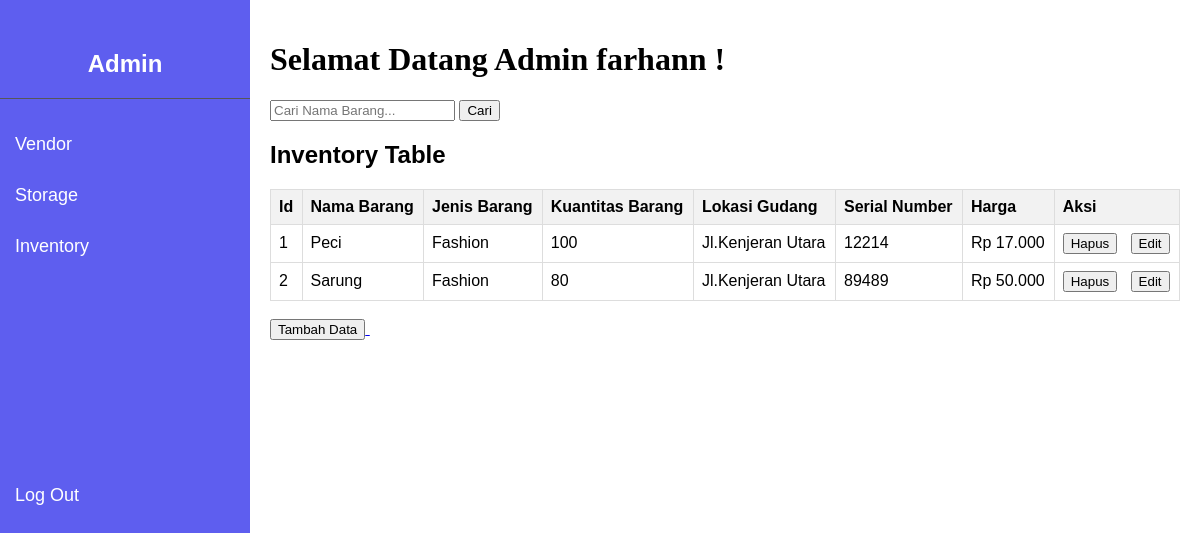
The page /inventory.php (signed in) on the database its author committed.
### tables this page shows
CREATE TABLE `inventory` (
  `id` int(20) NOT NULL,
  `nama_barang` int(35) NOT NULL,
  `jenis_barang` varchar(35) NOT NULL,
  `kuantitas_stok` int(35) NOT NULL,
  `lokasi_gudang` int(35) NOT NULL,
  `serial_number` varchar(35) NOT NULL,
  `harga` varchar(35) NOT NULL
);

CREATE TABLE `vendor` (
  `id` int(20) NOT NULL,
  `nama` varchar(35) NOT NULL,
  `kontak` varchar(35) NOT NULL,
  `nama_barang` varchar(35) NOT NULL,
  `nomor_invoice` int(20) NOT NULL
);

CREATE TABLE `storage` (
  `id` int(20) NOT NULL,
  `nama_gudang` varchar(35) NOT NULL,
  `lokasi` varchar(35) NOT NULL
);

### inventory.php (the view, shortened to what this page needs)
<!DOCTYPE html>
<html lang="en">
<head>
</head>
<body>
    <?php include "sidebar.php"; ?>
    <div class="content">
        <?php include "header.php"; ?>
        <div class="search-container">
                <form method="GET" action="">
                    <input type="text" name="search" placeholder="Cari Nama Barang..." value="<?php echo isset($_GET['search']) ? htmlspecialchars($_GET['search']) : ''; ?>">
                    <button type="submit">Cari</button>
                </form>
        </div>
            <?php
include "koneksi.php";
$search = isset($_GET['search']) ? mysqli_real_escape_string($kon, $_GET['search']) : '';
$sql = "SELECT inventory.id AS inventory_id, inventory.nama_barang, inventory.jenis_barang, inventory.kuantitas_stok, inventory.lokasi_gudang, inventory.serial_number, inventory.harga,
storage.id AS storage_id, storage.nama_gudang, storage.lokasi,
vendor.id AS vendor_id, vendor.nama, vendor.kontak, vendor.nama_barang AS vendor_brg, vendor.nomor_invoice
FROM inventory
INNER JOIN storage ON inventory.lokasi_gudang = storage.id
INNER JOIN vendor ON inventory.nama_barang = vendor.id
WHERE vendor.nama_barang LIKE '%$search%'
ORDER BY inventory.id";
$hsl = mysqli_query($kon, $sql);
if($hsl->num_rows > 0) {
    mysqli_data_seek($hsl, 0);
}
?>
     <div id="vendor" class="table-selection">
            <h2>Inventory Table</h2>
            <table>
    <tr>
        <th>Id</th>
        <th>Nama Barang</th>
        <th>Jenis Barang</th>
        <th>Kuantitas Barang</th>
        <th>Lokasi Gudang</th>
        <th>Serial Number</th>
        <th>Harga</th>
        <th>Aksi</th>
    </tr>
    <?php
    if($hsl -> num_rows > 0){
        while($data = mysqli_fetch_assoc($hsl)){
            echo "<tr>";
            echo "<td>{$data['inventory_id']}</td>";
            echo "<td>{$data['vendor_brg']}</td>";
            echo "<td>{$data['jenis_barang']}</td>";
            echo "<td>{$data['kuantitas_stok']}</td>";
            echo "<td>{$data['lokasi']}</td>";
            echo "<td>{$data['serial_number']}</td>";
            echo "<td>{$data['harga']}</td>";
            echo "<td><a href='CRUD/hapus_inven.php?id={$data['inventory_id']}' onclick='return confirm(\"Apakah Anda yakin ingin menghapus data ini?\")'><button>Hapus</button></a> &nbsp
                  <a href='CRUD/edit_inven.php?id={$data['inventory_id']}'><button>Edit</button></a></td>";
            echo "</tr>";
        }
    }
    ?>
</table>
<br>
            <a href = "CRUD/tmbh_inven.php">
                <button>Tambah Data</button>
            </a>
     </div>
   </div>
</body>
</html>

### sidebar.php (shortened to what this page needs)
<!DOCTYPE html>
<html lang="en">
<head>
    <link rel="stylesheet" href="admin.css">
</head>
<body>
<div class="sidebar">
        <h2 class="sidebar-title">Admin</h2>
        <a href="vendor.php">Vendor</a>
        <a href="storage.php">Storage</a>
        <a href="inventory.php">Inventory</a><br><br><br><br><br><br><br><br><br><br><br>
        <a href="logout.php">Log Out</a>
    </div>
</body>
</html>

### header.php (shortened to what this page needs)
<!DOCTYPE html>
<html lang="en">
<head>
    <link rel="stylesheet" href="admin.css">
</head>
<body>
<div class="hed">
<h1>Selamat Datang Admin <?= $_SESSION['username']?> !</h1>
</div>
</body>
</html>

### admin.css (style rules this page uses)
body { font-family: Arial, sans-serif; display: flex; margin: 0; padding: 0; height: 100vh; }
.hed { font-family: 'Times New Roman', Times, serif; border-bottom: #575757; }
.sidebar { width: 250px; background-color: rgb(94, 94, 239); color: white; padding-top: 20px; position: fixed; height: 100%; padding-top: 50px; }
.sidebar-title { text-align: center; margin-top: 0; padding-bottom: 20px; font-size: 24px; border-bottom: 1px solid #575757; margin-bottom: 20px; }
.sidebar a { padding: 15px; text-decoration: none; font-size: 18px; color: white; display: block; }
.content { margin-left: 250px; padding: 20px; width: 100%; }
table { width: 100%; border-collapse: collapse; margin-top: 20px; }
table, th, td { border: 1px solid #ddd; }
th, td { padding: 8px; text-align: left; }
th { background-color: #f2f2f2; }

### rows shown on the page
inventory: id "1", nama_barang.nama_barang "Peci", jenis_barang "Fashion", kuantitas_stok "100", lokasi_gudang.lokasi "Jl.Kenjeran Utara", serial_number "12214", harga "Rp 17.000"
inventory: id "2", nama_barang.nama_barang "Sarung", jenis_barang "Fashion", kuantitas_stok "80", lokasi_gudang.lokasi "Jl.Kenjeran Utara", serial_number "89489", harga "Rp 50.000"

### other values the page prints
$_SESSION['username'] "farhann"
